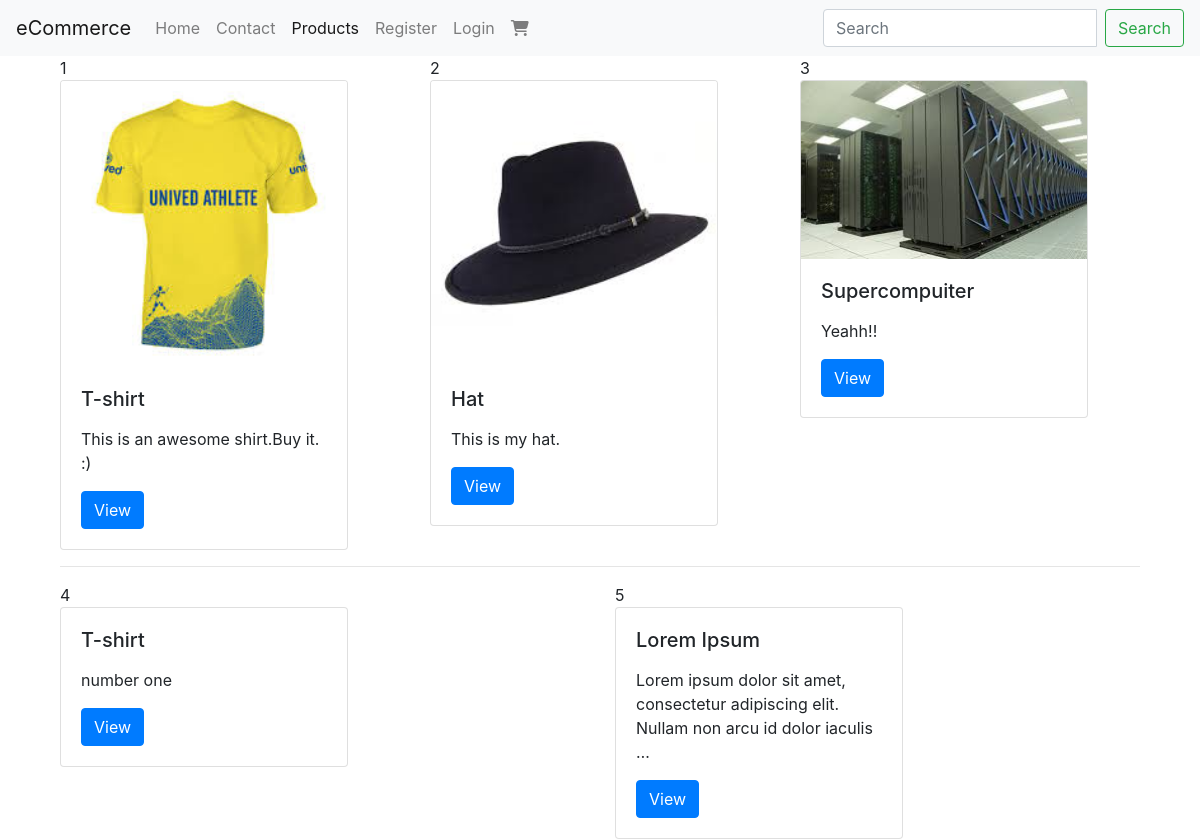
Screenshot of /products/ with the database file from the repository.
### products/models.py (models this page shows, shortened)
class Product(models.Model):
    title = models.CharField(max_length=120)
    slug = models.SlugField(blank=True, unique=True)
    descriptions = models.TextField()
    price = models.DecimalField(decimal_places=2, max_digits=20, default=39.99)
    image = models.ImageField(upload_to='products/', null=True, blank=True)
    featured = models.BooleanField(default=False)
    active = models.BooleanField(default=True)
    timestamp = models.DateTimeField(auto_now_add=True)
    objects = ProductManager()
    def get_absolute_url(self):
        return reverse('products:detail', kwargs={'slug': self.slug})

### products/views.py (the view)
# urls.py: path('', ProductListView.as_view(), name='list'),
class ProductListView(ListView):
    template_name = "products/list.html"
    def get_queryset(self, *args, **kwargs):
        request = self.request
        return Product.objects.all()

### products/models.py (called while the page is built)
    def active(self):
        return self.filter(active=True)

    def get_queryset(self):
        return ProductQuerySet(self.model, using=self._db)

    def all(self):
        return self.get_queryset().active()

### products/templates/products/list.html
{% extends 'base.html' %}
{% block content %}
<div class="container">
    <div class="row">
        {% for obj in object_list %}
        <div class="col">
            {{ forloop.counter }}
            {% include 'products/snippets/card.html' with instance=obj %}
            {% if forloop.counter|divisibleby:3 %}
        </div></div><div class="row"><div class="col-12"><hr/></div>
        {% else %}
    </div>
    {% endif %}
    {% endfor %}
</div>
</div>
{% endblock %}

### templates/base.html (shortened to what this page needs)
{% load static %}
<!doctype html>
<html lang="en">
<head>
    {% include 'base/css.html' %}
</head>
<body>
{% include 'base/navbar.html' with brand_name='eCommerce'%}
<div class="container">
{% block content %}
{% endblock %}
</div>
</body>
</html>

### templates/base/css.html (shortened to what this page needs)
{% load static %}
<link rel="stylesheet" href="https://stackpath.bootstrapcdn.com/bootstrap/4.4.1/css/bootstrap.min.css"
>

### templates/base/navbar.html (shortened to what this page needs)
{% url 'home' as home_url %}
{% url 'contact' as contact_url %}
{% url 'products:list' as product_list_url %}
{% url 'login' as login_url %}
{% url 'logout' as logout_url %}
{% url 'register' as register_url %}
{% url 'cart:home' as cart_url %}
<nav class="navbar navbar-expand-lg navbar-light bg-light">
    <a class="navbar-brand" href="{{ home_url }}">{% if brand_name %} {{ brand_name }} {% else %}
        eCommerce {% endif %}</a>
    <div class="collapse navbar-collapse" id="navbarSupportedContent">
        <ul class="navbar-nav mr-auto">
            <li class="nav-item {% if request.path == home_url %}active{% endif %}">
                <a class="nav-link" href="{{ home_url }}">Home <span class="sr-only">(current)</span></a>
            </li>
            <li class="nav-item {% if request.path == contact_url %}active{% endif %}">
                <a class="nav-link" href="{{ contact_url }}">Contact</a>
            </li>
            <li class="nav-item {% if request.path == product_list_url %}active{% endif %}">
                <a class="nav-link" href="{{ product_list_url }}">Products</a>
            </li>
            {% if request.user.is_authenticated %}
                <li class="nav-item {% if request.path == logout_url %}active{% endif %}">
                    <a class="nav-link" href="{{ logout_url }}">Logout</a>
                </li>
            {% else %}
                <li class="nav-item {% if request.path == register_url %}active{% endif %}">
                    <a class="nav-link" href="{{ register_url }}">Register</a>
                </li>
                <li class="nav-item {% if request.path == login_url %}active{% endif %}">
                    <a class="nav-link" href="{{ login_url }}">Login</a>
                </li>
            {% endif %}
            <li class="nav-item {% if request.path == cart_url %}active{% endif %}">
                <a class="nav-link" href="{{ cart_url }}">{{ request.session.cart_items }}
                                <i class="fas fa-shopping-cart"></i></a>
            </li>
        </ul>
        {% include 'search/snippets/search-form.html' %}
    </div>
</nav>

### search/templates/search/snippets/search-form.html
<form method="GET" action="{% url 'search:query' %}" class="form my-2 my-lg-0">
    <div class="input-group">
        <input class="form-control mr-sm-2" type="text" name="q" placeholder="Search" aria-label="Search" value=
                "{{ request.GET.q }}">
        <span class="input-group-btn">
    <button class="btn btn-outline-success" type="submit">Search</button>
    </span>
    </div>
</form>

### products/templates/products/snippets/card.html
<div class="card" style="width: 18rem;">
    {% if instance.image %}
        <a href="{{ instance.get_absolute_url }}">
            <img src="{{ instance.image.url }}" class="card-img-top" alt="{{ imstance.title }}">
        </a>
    {% endif %}
    <div class="card-body">
        <h5 class="card-title">{{ instance.title }}</h5>
        <p class="card-text">{{ instance.descriptions|linebreaks|truncatewords:14 }}</p>
        <a href="{{ instance.get_absolute_url }}" class="btn btn-primary">View</a>
    </div>
</div>

### templates/base/js.html (shortened to what this page needs)
{% load static %}

### rows the page displays
Product: image (picture), title "T-shirt", descriptions "This is an awesome shirt.Buy it. :)"
Product: image (picture), title "Hat", descriptions "This is my hat."
Product: image (picture), title "Supercompuiter", descriptions "Yeahh!!"
Product: title "T-shirt", descriptions "number one"
Product: title "Lorem Ipsum", descriptions "Lorem ipsum dolor sit amet, consectetur adipiscing elit. Nullam non arcu id dolor iaculis …"

### other values shown
{{ brand_name }} "eCommerce"
